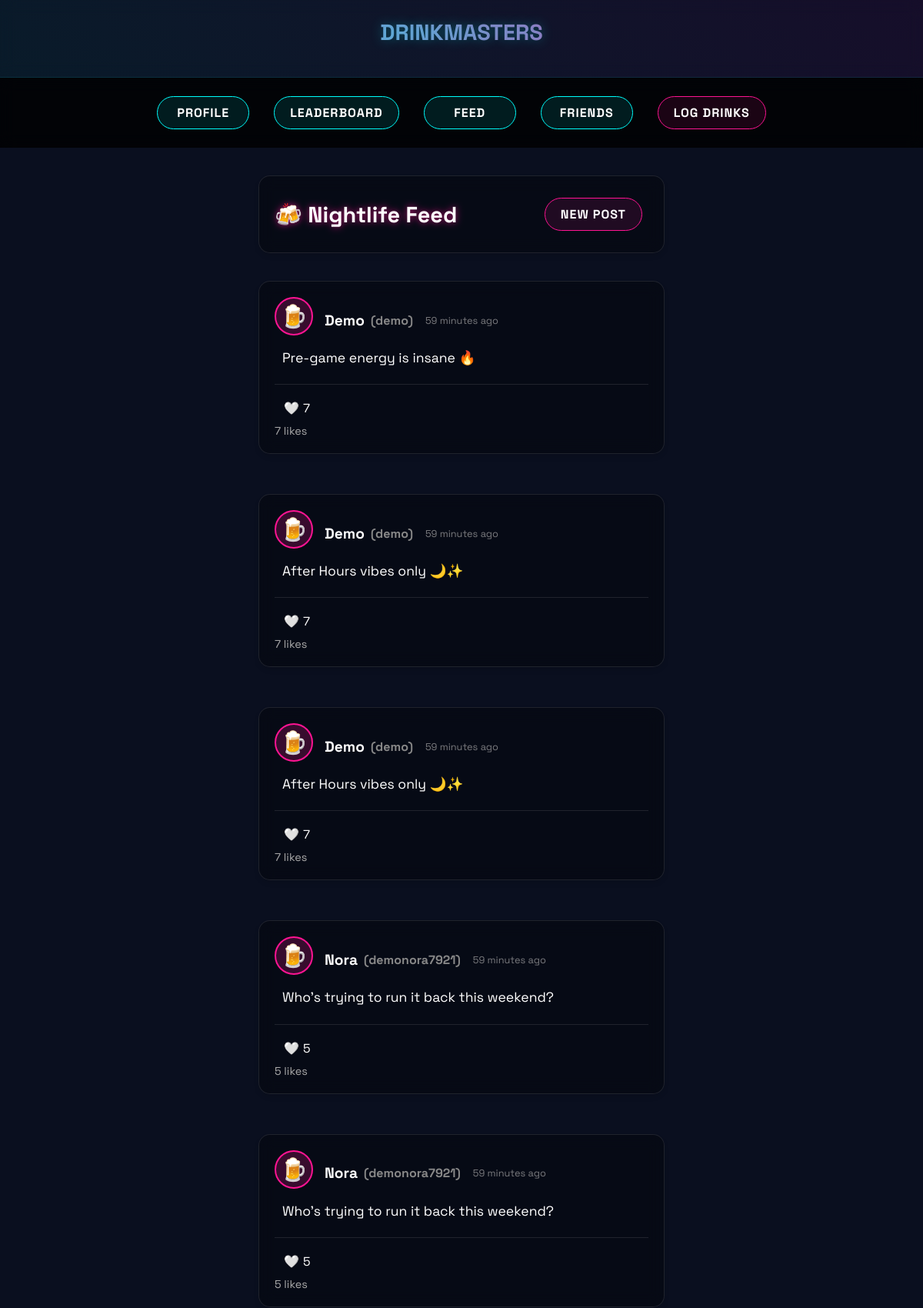
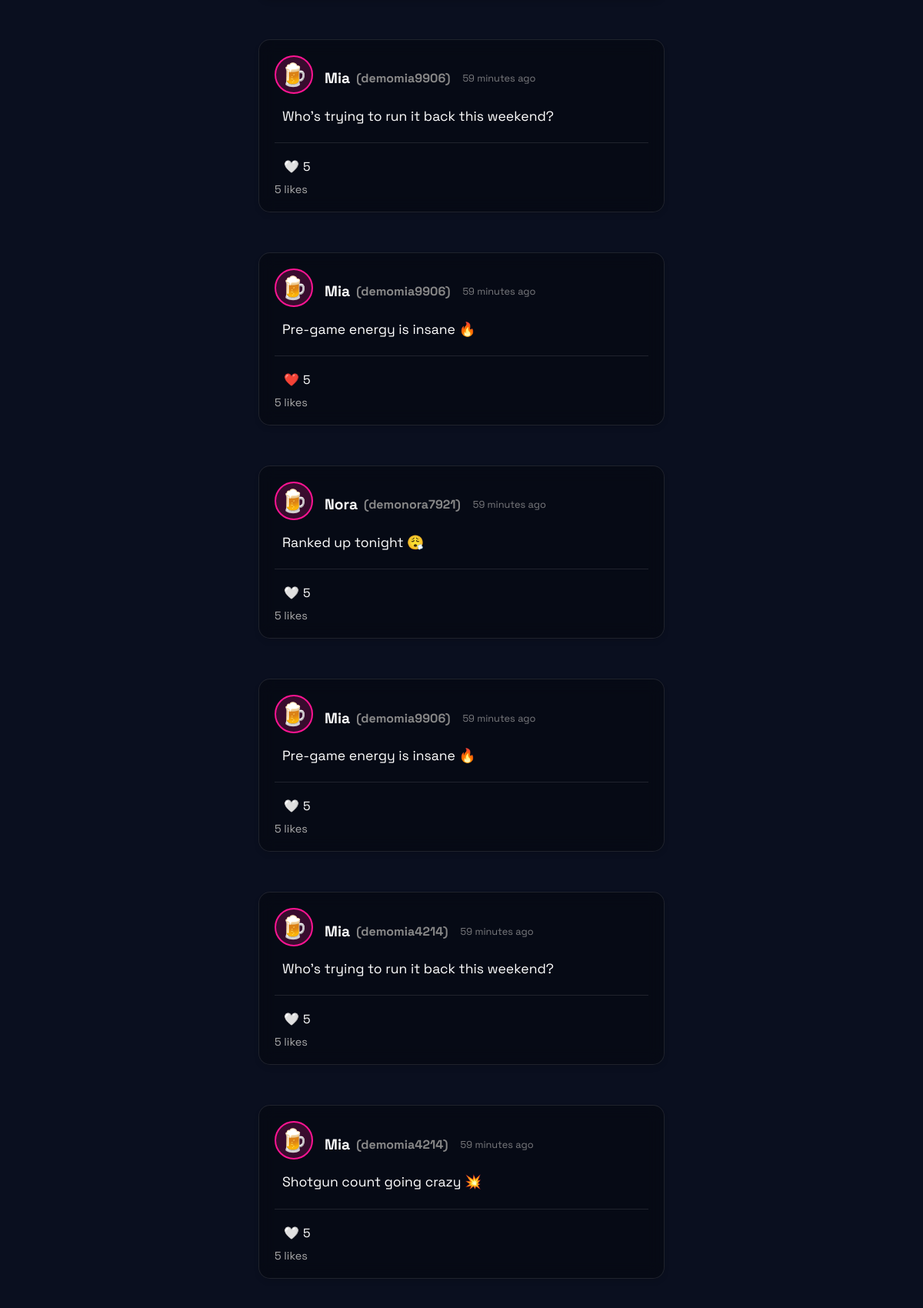
The app's page / (signed in, upper part) with its own data (2 pictures, top to bottom).
### accounts/models.py (models this page shows, shortened)
class Post(models.Model):
    user = models.ForeignKey(Profile, on_delete=models.CASCADE)
    content = models.TextField(max_length=280)
    created_at = models.DateTimeField(auto_now_add=True)
    likes = models.ManyToManyField(Profile, related_name='liked_posts', blank=True)
    class Meta:
        ordering = ['-created_at']

class Profile(models.Model):
    user = models.OneToOneField(User, on_delete=models.CASCADE)
    display_name = models.CharField(
    max_length=15,
    default='User',  # or another appropriate default value
    help_text="Display name (letters only, max 15 characters)"
)
    beer = models.IntegerField(default=0, help_text="Number of Beers/Seltzers drank (17 ml alcohol per beer)")
    floco = models.IntegerField(default=0, help_text="Number of Flocos (43 ml alcohol per shot)")
    rum = models.IntegerField(default=0, help_text="Number of rum shots (9 ml alcohol per shot)")
    whiskey = models.IntegerField(default=0, help_text="Number of whiskey shots (14 ml alcohol per shot)")
    vodka = models.IntegerField(default=0, help_text="Number of vodka shots (18 ml alcohol per shot)")
    tequila = models.IntegerField(default=0, help_text="Number of tequila shots (23 ml alcohol per shot)")
    shotguns = models.IntegerField(default=0, help_text="Number of shotguns")
    snorkels = models.IntegerField(default=0, help_text="Number of snorkels")
    thrown_up = models.IntegerField(default=0, help_text="Times thrown up")
    xp = models.IntegerField(default=0, help_text="User XP")
    rank = models.CharField(max_length=50, default="Bronze", help_text="User rank")
    friends = models.ManyToManyField('self', symmetrical=False, blank=True)

### accounts/views.py (the view)
# urls.py: path('', accounts_views.welcome, name='home'),
@login_required
def welcome(request):
    friend_posts = Post.objects.filter(user__in=request.user.profile.friends.all()).order_by('-created_at')
    user_posts = Post.objects.filter(user=request.user.profile).order_by('-created_at')
    all_posts = (friend_posts | user_posts).distinct().order_by('-created_at')
    if request.method == 'POST':
        form = PostForm(request.POST)
        if form.is_valid():
            post = form.save(commit=False)
            post.user = request.user.profile
            post.save()
            return redirect('welcome')
    else:
        form = PostForm()
    return render(request, 'accounts/welcome.html', {'posts': all_posts, 'form': form})

### accounts/templates/accounts/welcome.html (shortened to what this page needs)
{% extends 'base.html' %}
{% block content %}
<div class="feed-container">
    <div class="feed-header glass-card">
        <h1 class="neon-glow">🍻 Nightlife Feed</h1>
        <a href="{% url 'create_post' %}" class="neon-btn pink-btn">New Post</a>
    </div>
    <div class="posts-feed">
        {% for post in posts %}
        <div class="post glass-card" id="post-{{ post.id }}">
            <div class="post-header">
                <div class="post-user-info">
                    <span class="user-avatar">🍺</span>
                    <div class="post-author-info" style="margin-top: 10px; display: flex; align-items: center; font-family: sans-serif;">
                        <span class="display-name" style="font-size: 1.2rem; font-weight: bold; margin-right: 0.5rem;">
                          {{ post.user.user.profile.display_name }}
                        </span>
                        <span class="username" style="font-size: 1rem; color: #888;">
                          ({{ post.user.user.username }})
                        </span>
                        <span class="post-time" style="font-size: 0.8rem; color: #aaa; margin-left: 1rem;">
                          {{ post.created_at|timesince }} ago
                        </span>
                      </div>
                </div>
            </div>
            <div class="post-content">
                {{ post.content|linebreaksbr }}
            </div>
            <div class="post-actions">
                <button class="like-btn" data-post-id="{{ post.id }}">
                    {% if request.user.is_authenticated and request.user.profile in post.likes.all %}
                        ❤️
                    {% else %}
                        🤍
                    {% endif %}
                    <span class="like-count">{{ post.likes.count }}</span>
                </button>
            </div>
            <div class="post-stats">
                <span class="like-stat">{{ post.likes.count }} like{{ post.likes.count|pluralize }}</span>
            </div>
        </div>
        {% empty %}
        <div class="no-posts glass-card">
            <p>No posts yet. Be the first to share your night!</p>
            <a href="{% url 'create_post' %}" class="neon-btn">Create Post</a>
        </div>
        {% endfor %}
    </div>
</div>
{% endblock %}

### accounts/templates/base.html (style rules this page uses)
:root { --neon-cyan: #00fefc; --hot-pink: #ff1493; --deep-space: #0a0f1f; --void: #000; --glass-white: rgba(255, 255, 255, 0.1); --glass-border: rgba(0, 254, 252, 0.1); }
* { margin: 0; padding: 0; box-sizing: border-box; font-family: 'Space Grotesk', sans-serif; }
body { background: var(--deep-space); color: white; min-height: 100vh; padding-bottom: 80px; }
.glass-card { background: var(--glass-white); border-radius: 16px; padding: 1.5rem; margin: 1rem; border: 1px solid var(--glass-border); backdrop-filter: blur(5px); transition: transform 0.3s ease, box-shadow 0.3s ease; box-shadow: 0 4px 6px rgba(0, 0, 0, 0.1); }
.neon-btn { background: none; border: 2px solid var(--neon-cyan); color: var(--neon-cyan); padding: 0.8rem 1.5rem; border-radius: 50px; font-weight: 700; cursor: pointer; transition: all 0.3s ease; text-transform: uppercase; letter-spacing: 1px; text-decoration: none; display: inline-block; margin: 0.5rem; text-align: center; min-width: 120px; }
.pink-btn { border-color: var(--hot-pink); color: var(--hot-pink); }
h1, h2, h3 { margin-bottom: 1rem; }
@media (min-width: 768px) { body { padding-bottom: 0; } }

### accounts/templates/accounts/welcome.html (style rules this page uses)
.feed-container { max-width: 600px; margin: 0 auto; padding: 20px; }
.feed-header { display: flex; justify-content: space-between; align-items: center; padding: 20px; margin-bottom: 20px; background: rgba(0, 0, 0, 0.3); backdrop-filter: blur(10px); border-radius: 15px; border: 1px solid rgba(255, 255, 255, 0.1); }
.feed-header h1 { margin: 0; font-size: 1.8rem; text-shadow: 0 0 10px rgba(255, 20, 147, 0.7); }
.posts-feed { display: flex; flex-direction: column; gap: 20px; }
.post { padding: 20px; border-radius: 15px; background: rgba(0, 0, 0, 0.3); backdrop-filter: blur(10px); border: 1px solid rgba(255, 255, 255, 0.1); transition: transform 0.3s ease; }
.post-header { display: flex; justify-content: space-between; margin-bottom: 15px; }
.post-user-info { display: flex; align-items: center; gap: 15px; }
.user-avatar { font-size: 1.8rem; width: 50px; height: 50px; background: rgba(255, 20, 147, 0.2); border-radius: 50%; display: flex; align-items: center; justify-content: center; border: 2px solid var(--hot-pink); }
.username { font-weight: bold; color: var(--hot-pink); display: block; font-size: 1.1rem; }
.post-time { font-size: 0.8rem; opacity: 0.7; color: #ccc; }
.post-content { margin: 15px 0; line-height: 1.6; font-size: 1.1rem; padding: 0 10px; }
.post-actions { display: flex; gap: 15px; margin-top: 20px; padding-top: 15px; border-top: 1px solid rgba(255, 255, 255, 0.1); }
.post-stats { font-size: 0.9rem; color: #aaa; margin-top: 5px; }
.like-btn { background: none; border: none; color: white; cursor: pointer; font-size: 1rem; padding: 5px 12px; border-radius: 20px; display: flex; align-items: center; gap: 5px; transition: all 0.2s ease; }
.neon-btn { display: inline-block; padding: 10px 20px; background: rgba(0, 254, 252, 0.1); color: white; border: 1px solid var(--neon-cyan); border-radius: 30px; text-decoration: none; font-weight: bold; transition: all 0.3s ease; text-align: center; }
.pink-btn { background: rgba(255, 20, 147, 0.1); border: 1px solid var(--hot-pink); }

### records on screen
Post: user.user.profile.display_name "Demo", user.user.username "demo", created_at "59 minutes", content "Pre-game energy is insane 🔥", likes.count "7"
Post: user.user.profile.display_name "Demo", user.user.username "demo", created_at "59 minutes", content "After Hours vibes only 🌙✨", likes.count "7"
Post: user.user.profile.display_name "Demo", user.user.username "demo", created_at "59 minutes", content "After Hours vibes only 🌙✨", likes.count "7"
Post: user.user.profile.display_name "Nora", user.user.username "demonora7921", created_at "59 minutes", content "Who’s trying to run it back this weekend?", likes.count "5"
Post: user.user.profile.display_name "Nora", user.user.username "demonora7921", created_at "59 minutes", content "Who’s trying to run it back this weekend?", likes.count "5"
Post: user.user.profile.display_name "Mia", user.user.username "demomia9906", created_at "59 minutes", content "Who’s trying to run it back this weekend?", likes.count "5"
Post: user.user.profile.display_name "Mia", user.user.username "demomia9906", created_at "59 minutes", content "Pre-game energy is insane 🔥", likes.count "5"
Post: user.user.profile.display_name "Nora", user.user.username "demonora7921", created_at "59 minutes", content "Ranked up tonight 😮‍💨", likes.count "5"
Post: user.user.profile.display_name "Mia", user.user.username "demomia9906", created_at "59 minutes", content "Pre-game energy is insane 🔥", likes.count "5"
Post: user.user.profile.display_name "Mia", user.user.username "demomia4214", created_at "59 minutes", content "Who’s trying to run it back this weekend?", likes.count "5"
Post: user.user.profile.display_name "Mia", user.user.username "demomia4214", created_at "59 minutes", content "Shotgun count going crazy 💥", likes.count "5"
